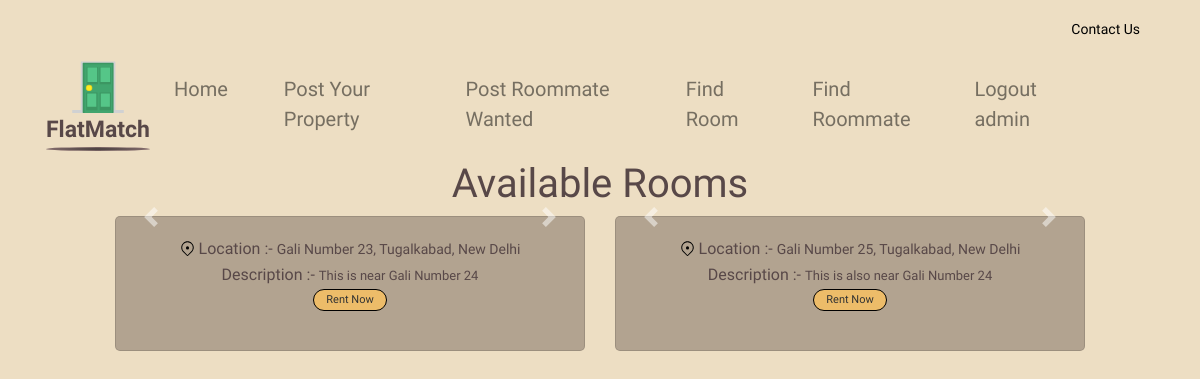
/room?id=all (signed in), run on the app's committed database.
### tables this page shows
CREATE TABLE Room (
                 id INTEGER PRIMARY KEY,
                 address TEXT,
                 description TEXT,
                 latitude REAL,
                 longitude REAL,
                images TEXT
                 );

### app.py (the view, shortened to what this page needs)
@app.route('/room', methods=['GET', 'POST'])
def get_rooms():
    conn = sqlite3.connect('dummy.db')
    c = conn.cursor()
    room_id = request.args.get('id')
    print(room_id)
    if 'username' in session:
        username = session['username']
        print("username=",username)
        if room_id == 'all':
            c.execute("SELECT * FROM Room")
            rooms = c.fetchall()
            print(rooms)
            room_data = []
            for room in rooms:
                images = room[5].split(', ') if room[5] else []
                room_data.append({'room': room, 'images': images})
            return render_template('room.html', room_data=room_data, username=username)
    else:
        flash('You Need to login First,and Please try again.', 'error')
        return redirect(url_for('login'))

### templates/room.html (shortened to what this page needs)
{% extends "base.html" %}
{% block content %}
<h1 class="text-center">Available Rooms</h1>
<div class="row">
    {% for data in room_data %}
    <div class="col-md-5" style="margin-bottom: 10px;">
        <div class="card" style="text-align: center; border-radius: 5px; background-color: var(--color-darkgray);">
            <div id="demo{{ data['room'][0] }}" class="carousel slide" data-ride="carousel">
                <a class="carousel-control-prev" href="#demo{{ data['room'][0] }}" data-slide="prev">
                    <span class="carousel-control-prev-icon"></span>
                </a>
                <a class="carousel-control-next" href="#demo{{ data['room'][0] }}" data-slide="next">
                    <span class="carousel-control-next-icon"></span>
                </a>
            </div>
            <div class="card-body">
                <div style="display: block;">
                    <img src="/static/location.svg" style="vertical-align: top; margin-top: 4px; width: 15px;" alt="">
                    <p class="card-text" style="display: inline; vertical-align: top; font-family: var(--font-kodchasan);">Location :- </p>
                    <p class="card-text" style="display: inline-block; max-width: 62%; text-overflow: ellipsis; text-align: left; font-size: 14px; font-family: var(--font-kufam);">{{ data['room'][1] }}</p>
                </div>
                <div style="display: block; margin-top: 2px;">
                    <p class="card-text" style="display: inline; vertical-align: top; font-family: var(--font-kodchasan);">Description :- </p>
                    <p class="card-text" style="display: inline-block; max-width: 65%; text-overflow: ellipsis;text-align: left; font-size: 13px;">{{ data['room'][2] }}</p>
                </div>
                <a href="/room?id={{ data['room'][0] }}" class="btn btn-primary rounded-pill customised-btn" style="font-size: 11px;">Rent Now</a>
            </div>
        </div>
    </div>
    {% endfor %}
</div>
{% endblock %}

### static/style.css (style rules this page uses)
body { font-family: Arial, sans-serif; margin: 0; padding: 0; font-size: var(--font-size-lgi); color: var(--color-dimgray); font-family: var(--font-marko-one); background-color: rgba(228, 205, 165, 0.66); }
:root { --font-marko-one: "Marko One"; --font-kufam: Kufam; --font-kodchasan: Kodchasan; --font-kantumruy: Kantumruy; --font-kadwa: Kadwa; --font-marcellus-sc: "Marcellus SC"; --color-white: #fff; --color-sandybrown: #edbc69; --color-dimgray: #584848; --color-red: #ff1010; --color-gray: rgba(255, 253, 253, 0); --color-darkgray: #b2a390; --color-gainsboro: #d9d9d9; }
.row { justify-content: center; margin-right: 0px; margin-left: 0px; }
.card { flex-wrap: wrap; align-items: normal; }
.card-text:last-child { justify-content: center; display: flex; }
.customised-btn { border-radius: 80%; text-align: center; font-family: var(--font-marko-one); background-color: var(--color-sandybrown); padding: 2px 0.75rem; font-size: 15px; color: #333; border-color: #000000; }

### data on the page
Room: address "Gali Number 23, Tugalkabad, New Delhi", description "This is near Gali Number 24"
Room: address "Gali Number 25, Tugalkabad, New Delhi", description "This is also near Gali Number 24"

### other printed values
{{ username }} "admin"
